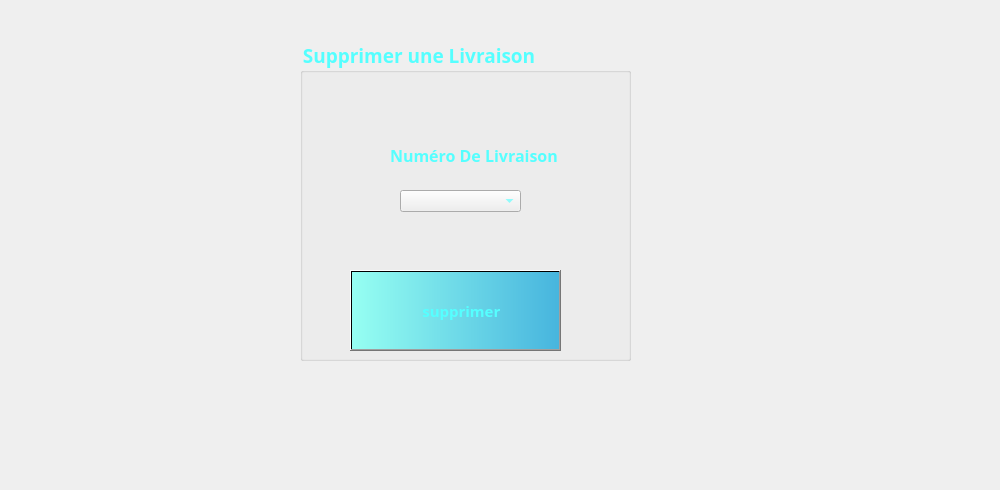
      <widget class="QWidget" name="tab_7">
       <attribute name="title">
        <string>Supprimer</string>
       </attribute>
       <widget class="QGroupBox" name="groupBox_3">
        <property name="geometry">
         <rect>
          <x>300</x>
          <y>40</y>
          <width>331</width>
          <height>321</height>
         </rect>
        </property>
        <property name="font">
         <font>
          <family>Lucida Calligraphy</family>
          <pointsize>14</pointsize>
          <weight>75</weight>
          <bold>true</bold>
         </font>
        </property>
        <property name="layoutDirection">
         <enum>Qt::LeftToRight</enum>
        </property>
        <property name="styleSheet">
         <string notr="true">color: rgb(255, 80, 97);
color: rgb(0, 255, 255);
color: rgb(85, 255, 255);
</string>
        </property>
        <property name="title">
         <string>Supprimer une Livraison</string>
        </property>
        <widget class="QPushButton" name="pushButton_3">
         <property name="geometry">
          <rect>
           <x>50</x>
           <y>230</y>
           <width>211</width>
           <height>81</height>
          </rect>
         </property>
         <property name="font">
          <font>
           <family>Lucida Calligraphy</family>
           <pointsize>11</pointsize>
           <weight>75</weight>
           <bold>true</bold>
          </font>
         </property>
         <property name="styleSheet">
          <string notr="true">background-color: qlineargradient(spread:pad, x1:0, y1:0, x2:1, y2:0, stop:0 rgba(150, 255, 242, 255), stop:1 rgba(71, 181, 222, 255));</string>
         </property>
         <property name="text">
          <string>   supprimer</string>
         </property>
         <property name="icon">
          <iconset>
           <normaloff>../../../../Downloads/poubelle.png</normaloff>../../../../Downloads/poubelle.png</iconset>
         </property>
         <property name="iconSize">
          <size>
           <width>150</width>
           <height>150</height>
          </size>
         </property>
        </widget>
        <widget class="QLabel" name="label_31">
         <property name="geometry">
          <rect>
           <x>90</x>
           <y>100</y>
           <width>271</width>
           <height>31</height>
          </rect>
         </property>
         <property name="font">
          <font>
           <family>Lucida Calligraphy</family>
           <pointsize>12</pointsize>
           <weight>75</weight>
           <bold>true</bold>
          </font>
         </property>
         <property name="text">
          <string>Numéro De Livraison</string>
         </property>
        </widget>
        <widget class="QLabel" name="label_19">
         <property name="geometry">
          <rect>
           <x>60</x>
           <y>240</y>
           <width>61</width>
           <height>61</height>
          </rect>
         </property>
         <property name="styleSheet">
          <string notr="true">background-image:url(:/poubelle.png)</string>
         </property>
         <property name="text">
          <string/>
         </property>
        </widget>
        <widget class="QComboBox" name="combols">
         <property name="geometry">
          <rect>
           <x>100</x>
           <y>150</y>
           <width>121</width>
           <height>22</height>
          </rect>
         </property>
        </widget>
       </widget>
       <widget class="QLabel" name="label_35">
        <property name="geometry">
         <rect>
          <x>-51</x>
          <y>-30</y>
          <width>991</width>
          <height>481</height>
         </rect>
        </property>
        <property name="text">
         <string/>
        </property>
        <property name="pixmap">
         <pixmap>../../../../Downloads/154381946_1831634480335042_4446684979299693543_n.jpg</pixmap>
        </property>
       </widget>
       <widget class="QLabel" name="label_18">
        <property name="geometry">
         <rect>
          <x>0</x>
          <y>0</y>
          <width>941</width>
          <height>471</height>
         </rect>
        </property>
        <property name="styleSheet">
         <string notr="true">background-image:url(:/quelques-unes-des-patisseries-de-stephane-glacier_6220668.jpg)</string>
        </property>
        <property name="text">
         <string/>
        </property>
       </widget>
       <zorder>label_18</zorder>
       <zorder>label_35</zorder>
       <zorder>groupBox_3</zorder>
      </widget>
